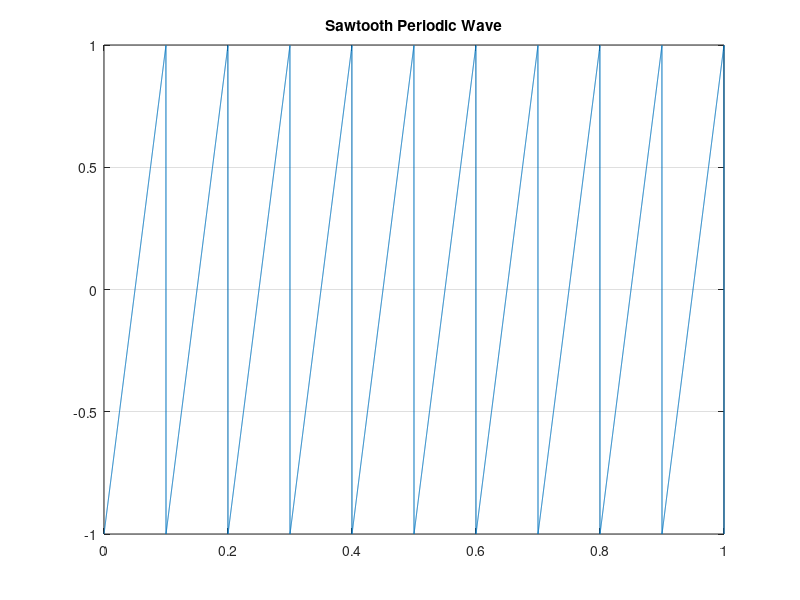
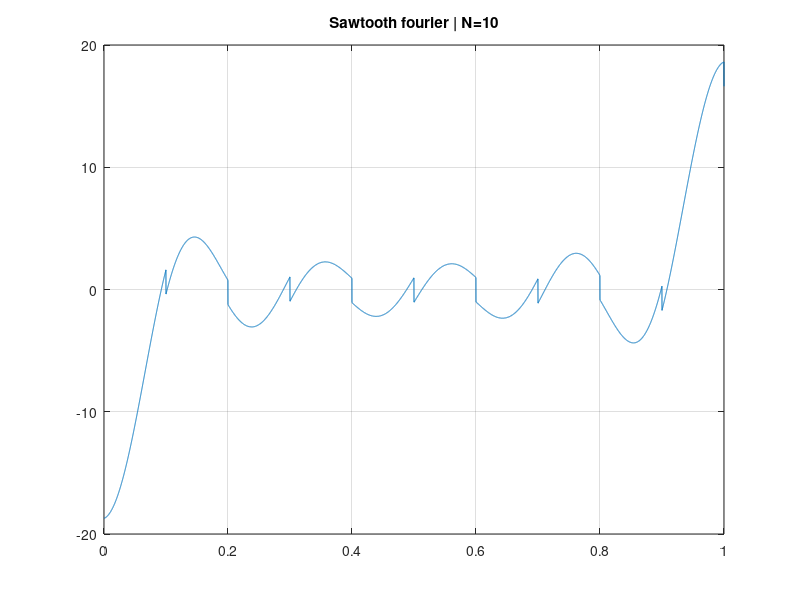
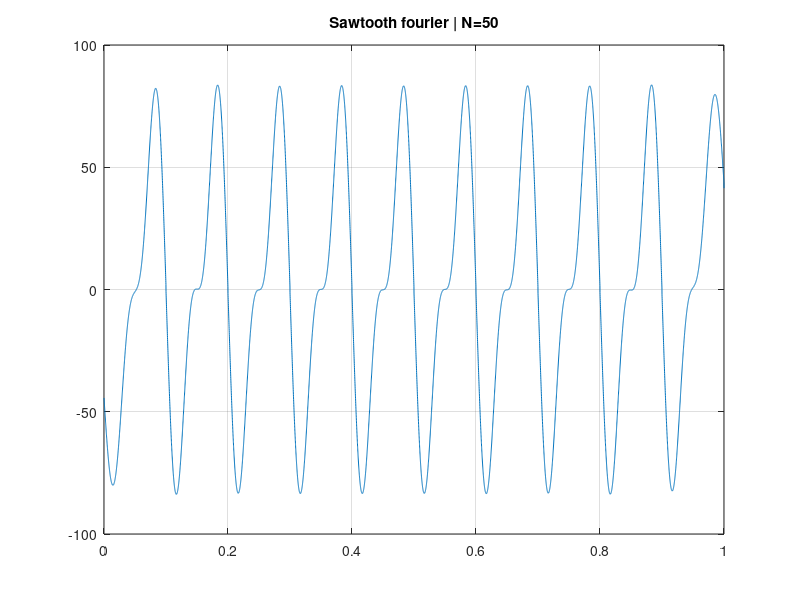
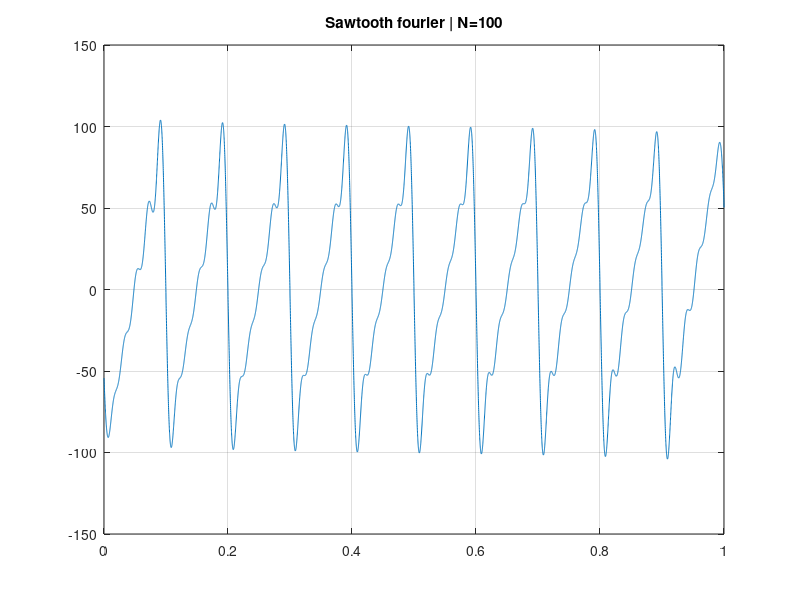

Reproduce these figures in MATLAB, in order.
clc
clear
close all
%% function Definition
f = 10e3
t = 0:  1/f : 1;
x = sawtooth(2*pi*10*t);
plot(t,x)
title('Sawtooth Periodic Wave');
grid on

Ts = 0.01; %seconds/sample
%% an & bn
T=2;
N = 10;
a = zeros(1,N+1);
b = zeros(1,N+1);
for n = 0:N
a(n+1) = (2*Ts/T)*sum(x.*cos(2*pi*n*t/T));
b(n+1) = (2*Ts/T)*sum(x.*sin(2*pi*n*t/T));
end
%% caculate Fourier Series
for n = 1:N
x = x +(a(n+1)*cos(2*pi*n*t/T)+b(n+1)*sin(2*pi*n*t/T));
end
figure(2)
plot(t,x)
title('Sawtooth fourier | N=10');
grid on 

x = sawtooth(2*pi*10*t);
N = 50;
a = zeros(1,N+1);
b = zeros(1,N+1);
for n = 0:N
a(n+1) = (2*Ts/T)*sum(x.*cos(2*pi*n*t/T));
b(n+1) = (2*Ts/T)*sum(x.*sin(2*pi*n*t/T));
end
%% caculate Fourier Series
for n = 1:N
x = x +(a(n+1)*cos(2*pi*n*t/T)+b(n+1)*sin(2*pi*n*t/T));
end
figure(3)
plot(t,x)
title('Sawtooth fourier | N=50');
grid on 

x = sawtooth(2*pi*10*t);
N = 100;
a = zeros(1,N+1);
b = zeros(1,N+1);
for n = 0:N
a(n+1) = (2*Ts/T)*sum(x.*cos(2*pi*n*t/T));
b(n+1) = (2*Ts/T)*sum(x.*sin(2*pi*n*t/T));
end
%% caculate Fourier Series
for n = 1:N
x = x +(a(n+1)*cos(2*pi*n*t/T)+b(n+1)*sin(2*pi*n*t/T));
end
figure(4)
plot(t,x)
title('Sawtooth fourier | N=100');
grid on 

x = sawtooth(2*pi*10*t);
N = 10000;
a = zeros(1,N+1);
b = zeros(1,N+1);
for n = 0:N
a(n+1) = (2*Ts/T)*sum(x.*cos(2*pi*n*t/T));
b(n+1) = (2*Ts/T)*sum(x.*sin(2*pi*n*t/T));
end
%% caculate Fourier Series
for n = 1:N
x = x +(a(n+1)*cos(2*pi*n*t/T)+b(n+1)*sin(2*pi*n*t/T));
end
figure(5)
plot(t,x)
title('Sawtooth fourier | N=10000');
grid on 
